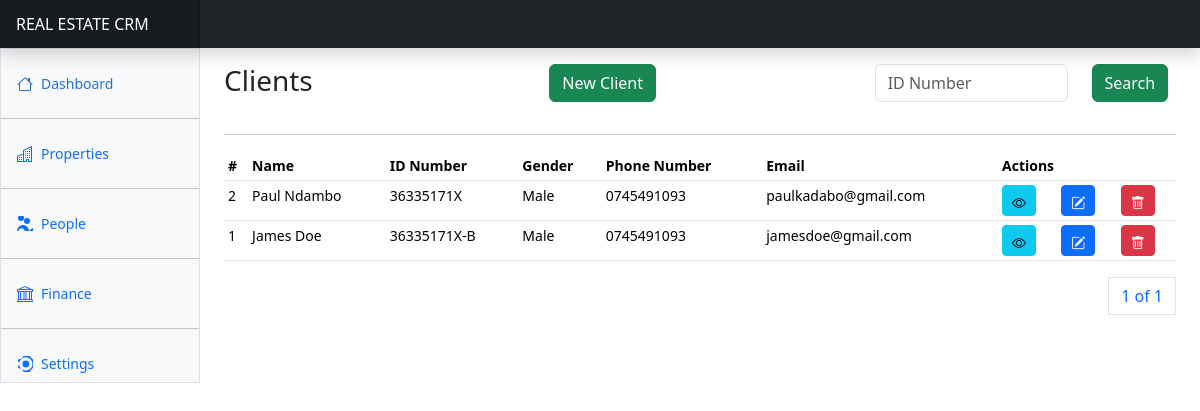
Page /users/clients/ (signed in) on the committed database.
### apps/users/models.py (models this page shows, shortened)
class Client(AbstractBaseModel):
    name = models.CharField(max_length=255)
    email = models.EmailField(null=True)
    phone_number = models.CharField(max_length=255)
    id_number = models.CharField(max_length=255, null=True)
    kra_pin = models.CharField(max_length=255, null=True)
    gender = models.CharField(max_length=255)
    address = models.CharField(max_length=255, null=True)
    city = models.CharField(max_length=255, null=True)
    country = models.CharField(max_length=255, null=True)
    id_copy = models.FileField(upload_to="client_ids/", null=True)
    kra_certificate = models.FileField(upload_to="kra_cerificates/", null=True)
    photo = models.ImageField(upload_to="client_photos/", null=True)

### apps/users/clients/views.py (the view)
# urls.py: path("clients/", clients, name="clients"),
@login_required(login_url="/users/login/")
def clients(request):
    clients = Client.objects.all().order_by("-created")
    if request.method == "POST":
        id_number = request.POST.get("id_number")
        clients = Client.objects.filter(Q(id_number__icontains=id_number))
    paginator = Paginator(clients, 10)
    page_number = request.GET.get("page")
    page_obj = paginator.get_page(page_number)
    context = {"page_obj": page_obj}
    return render(request, "clients/clients.html", context)

### templates/clients/clients.html (shortened to what this page needs)
{% extends "base.html" %}
{% block content %}
<div class="row">
    <div class="col-4">
        <h3>Clients</h3>
    </div>
    <div class="col-4">
        <a class="btn btn-success" data-bs-toggle="modal" data-bs-target="#newClientModal">New Client</a>
    </div>
    <div class="col-4">
      <form method="POST">
        <div class="input-group mb-3">
          <div class="row">
            <div class="col-8">
              <input type="text" class="form-control" name="id_number" id="id_number" placeholder="ID Number" >
            </div>
            <div class="col-4">
              <button class="btn btn-success">Search</button>
            </div>
          </div>
        </div>
      </form>
    </div>
</div>
<hr/>
      <div class="table-responsive small">
        <table class="table table-sm">
          <thead>
            <tr>
              <th scope="col">#</th>
              <th scope="col">Name</th>
              <th scope="col">ID Number</th>
              <th scope="col">Gender</th>
              <th scope="col">Phone Number</th>
              <th scope="col">Email</th>
              <th scope="col" colspan="3">Actions</th>
            </tr>
          </thead>
          <tbody>
            {% for client in page_obj %}
            <tr>
              <td>{{client.id}}</td>
              <td>{{client.name}}</td>
              <td>{{client.id_number}}</td>
              <td>{{client.gender}}</td>
              <td>{{client.phone_number}}</td>
              <td>{{client.email}}</td>
              <td><a href="{% url 'client-details' client.id %}" class="btn btn-info btn-sm">
                <i class="bi bi-eye"></i>
              </a></td>
              <td><a class="btn btn-primary btn-sm" data-bs-toggle="modal" data-bs-target="#editClientModal{{ client.id }}">
                <i class="bi bi-pencil-square"></i>
              </a></td>
              <td><a class="btn btn-danger btn-sm" data-bs-toggle="modal" data-bs-target="#deleteClientModal{{ client.id }}">
                <i class="bi bi-trash"></i>
              </a></td>
            </tr>
            {% endfor %}
          </tbody>
        </table>
        <div>
          <nav aria-label="Page navigation example">
            <ul class="pagination justify-content-end">
              <a class="page-link" href="#">{{ page_obj.number }} of {{ page_obj.paginator.num_pages }}</a>
            </ul>
          </nav>
        </div>
      </div>
{% endblock content %}

### static/dashboard.css (style rules this page uses)
.bi { display: inline-block; width: 1rem; height: 1rem; }

### templates/base.html (style rules this page uses)
.bi { vertical-align: -.125em; fill: currentColor; }

### rows in the picture
Client: id "2", name "Paul Ndambo", id_number "36335171X", gender "Male", phone_number "0745491093", email "paulkadabo@gmail.com"
Client: id "1", name "James Doe", id_number "36335171X-B", gender "Male", phone_number "0745491093", email "jamesdoe@gmail.com"

### other values in the picture
{{ page_obj.number }} "1"
{{ page_obj.paginator.num_pages }} "1"
